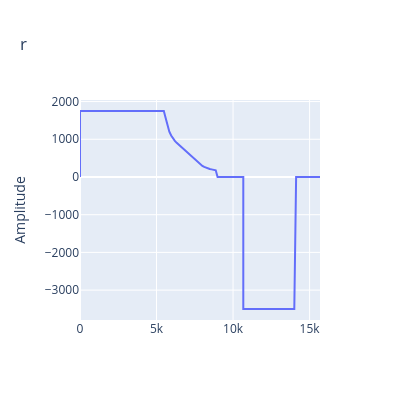

Notebook code cell kept with this figure:
### Code cell
path = r'Dataset\Dataset_1_NCA_battery_R01\CY25-05_1-#1_1.csv'
df = pd.read_csv(path)
T = df.iloc[:,0].values
V = df.iloc[:,2].values
I = df.iloc[:,3].values
plot_single(x=T,y=I)

### Figure 1 — Plotly figure (JSON) as saved in the notebook; plotly's stock layout.template omitted (floating-point values rounded to 4 significant figures; data arrays with more than 128 entries replaced by an {"elided": "..."} marker saying what was removed)
{"data": [{"type": "scatter", "x": {"elided": "583 float values"}, "xaxis": "x", "y": {"elided": "583 float values"}, "yaxis": "y"}], "layout": {"height": 400, "title": {"text": "r"}, "width": 400, "xaxis": {"anchor": "y", "domain": [0, 1]}, "yaxis": {"anchor": "x", "domain": [0, 1], "title": {"text": "Amplitude"}}}}
